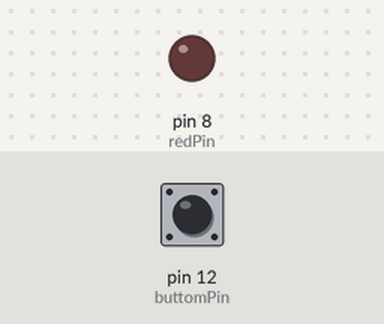
The sketch below on a simulated Arduino Uno, built with avr-gcc and run on an emulated ATmega328P. Shown: output pins drawn as LEDs (lit = HIGH). Inputs (shaded band) come from the test bench; at power-on: pin 12 (buttomPin) LOW.

Above: at 1.2 s.
1.3 s: pin 12 (buttomPin) pulled HIGH for 0.15 s
At 2.2 s:
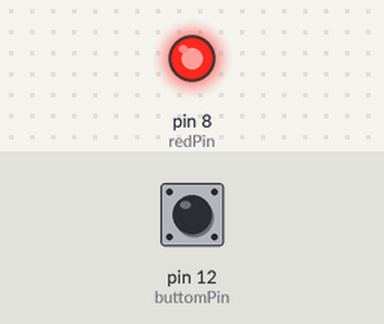
2.9 s: pin 12 (buttomPin) pulled HIGH for 1 s
At 3.5 s:
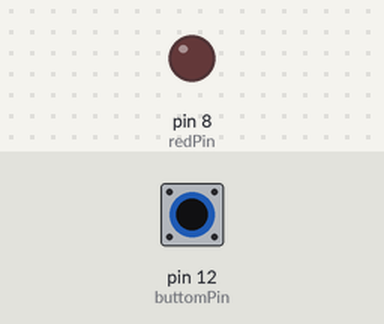
5.4 s: pin 12 (buttomPin) pulled HIGH for 3.2 s
At 6.6 s:
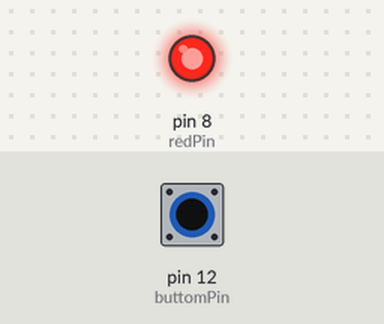
Timing chart, 0 to 8.4 s (numbered marks = the images above; inputs shaded):
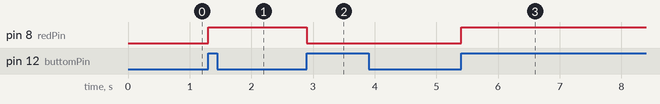

Measured:
- after the input at 1.3 s, pin 8 (redPin): LOW → HIGH at once
- after the input at 2.9 s, pin 8 (redPin): HIGH → LOW at once
- after the input at 5.4 s, pin 8 (redPin): LOW → HIGH at once

The sketch:

moris_code.ino
```cpp
int redPin = 8;
int buttomPin = 12;
int LEDState= 0;
int buttomOld =1;
int buttomNew;
int DT=100;

void setup() {
  pinMode(redPin , OUTPUT);
  pinMode(buttomPin, INPUT);
  Serial.begin(9600);
}

void loop() {
 buttomNew = digitalRead(buttomPin);
 if (buttomOld ==0&& buttomNew == 1 ){
  if (LEDState == 0){
    digitalWrite(redPin , HIGH);
    LEDState = 1;
  }
  else{
  digitalWrite(redPin , LOW);
  LEDState = 0;
  }
 }

buttomOld = buttomNew;
delay(DT);
}
```
